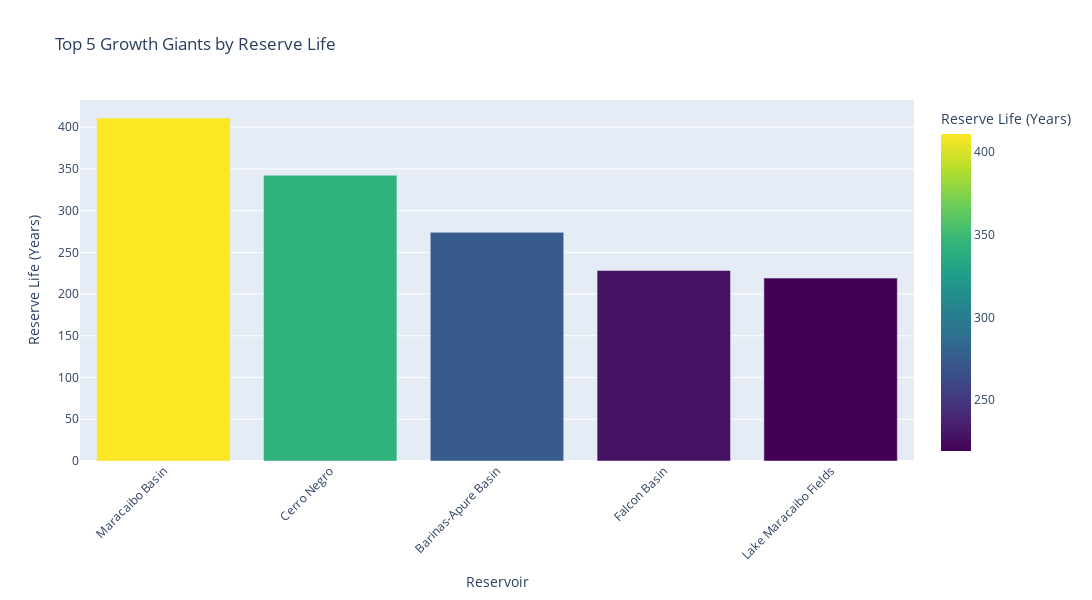

Notebook cell for this chart:
### Markdown cell above
## Question 1
Which assets are our 'Growth Giants' (massive reserves but zero current production) versus our 'Cash Cows' (high production relative to their size)?

### Code cell
df = pd.read_csv('Reservoir_NameBasin_RegionLocation.csv')

# Remove rows where 'Reservoir_Name' contains 'TOTAL'
df_cleaning = df[~df['Reservoir_Name'].str.contains('TOTAL', na=False)].copy()

# Remove the aggregate 'Total' row so we don't double-count
df_clean = df[~df['Reservoir_Name'].str.contains('Total')].copy()

# Fix the 'Estimated_Recoverable' column
# We split the string by the dash, convert to float, and take the average
def clean_range(val):
    if '-' in str(val):
        parts = val.split('-')
        return (float(parts[0]) + float(parts[1])) / 2
    return float(val)

df_clean['Clean_Recoverable'] = df_clean['Estimated_Recoverable_Reserves_Billion_Barrels'].apply(clean_range)

# --- PHASE 2: CALCULATING METRICS ---
# R/P Ratio: (Reserves in Barrels) / (Annual Production in Barrels)
# Note: We multiply daily capacity by 365 to get annual production
df_clean['Reserve_Life_Years'] = (df_clean['Proven_Reserves_Billion_Barrels'] * 1e9) / (df_clean['Production_Capacity_Barrels_Day'] * 365)

# --- PHASE 3: OUTPUT INSIGHTS ---
# Let's find the top 5 'Growth Giants' (Highest life expectancy)
growth_giants = df_clean.sort_values(by='Reserve_Life_Years', ascending=False).head(5)

print("TOP 5 GROWTH GIANTS (Longest Reserve Life):")
print(growth_giants[['Reservoir_Name', 'Reserve_Life_Years', 'Status']])

# Creating the interactive plot

fig = px.bar(
    growth_giants,
    x ='Reservoir_Name',
    y = 'Reserve_Life_Years',
    color='Reserve_Life_Years',
    color_continuous_scale='Viridis',
    title='Top 5 Growth Giants by Reserve Life',
    labels={'Reserve_Life_Years': 'Reserve Life (Years)', 'Reservoir_Name': 'Reservoir'},
    hover_data=['Status'] # Adds 'Status' to the hover tooltip
)
fig.update_layout(
    width=1200,
    height=600,
    autosize=False
)
# Customize the hover appearance and layout
fig.update_traces(hovertemplate='<b>%{x}</b><br>Years: %{y:.2f}')
fig.update_layout(xaxis_tickangle=-45)
fig.show()

### Figure 1 — Plotly figure (JSON) as saved in the notebook; plotly's stock layout.template omitted (floating-point values rounded to 4 significant figures)
{"data": [{"customdata": [["Mature"], ["Active"], ["Active"], ["Active"], ["Declining"]], "hovertemplate": "<b>%{x}</b><br>Years: %{y:.2f}", "legendgroup": "", "marker": {"color": [411.0, 342.5, 274.0, 228.3, 219.2], "coloraxis": "coloraxis", "pattern": {"shape": ""}}, "name": "", "orientation": "v", "showlegend": false, "textposition": "auto", "type": "bar", "x": ["Maracaibo Basin", "Cerro Negro", "Barinas-Apure Basin", "Falcon Basin", "Lake Maracaibo Fields"], "xaxis": "x", "y": [411.0, 342.5, 274.0, 228.3, 219.2], "yaxis": "y"}], "layout": {"autosize": false, "barmode": "relative", "coloraxis": {"colorbar": {"title": {"text": "Reserve Life (Years)"}}, "colorscale": [[0, "#440154"], [0.1111, "#482878"], [0.2222, "#3e4989"], [0.3333, "#31688e"], [0.4444, "#26828e"], [0.5556, "#1f9e89"], [0.6667, "#35b779"], [0.7778, "#6ece58"], [0.8889, "#b5de2b"], [1, "#fde725"]]}, "height": 600, "legend": {"tracegroupgap": 0}, "title": {"text": "Top 5 Growth Giants by Reserve Life"}, "width": 1200, "xaxis": {"anchor": "y", "domain": [0, 1], "tickangle": -45, "title": {"text": "Reservoir"}}, "yaxis": {"anchor": "x", "domain": [0, 1], "title": {"text": "Reserve Life (Years)"}}}}
